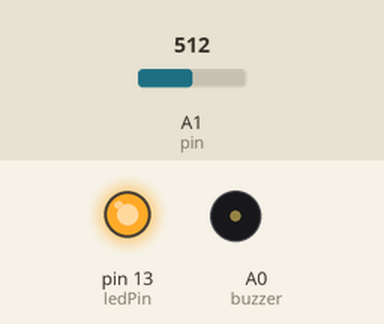
Recording of a sketch running on a simulated Arduino Leonardo, built with avr-gcc and run on an emulated ATmega32U4. On the bench: output pins drawn as LEDs (lit = HIGH), buzzer (waves = sounding, pin HIGH). Inputs (shaded band) come from the test bench; at power-on: A1 (pin) = 512. What the sketch prints to the serial monitor is not drawn.

Above: at 0.1 s.
Timing chart, 0 to 1.6 s (numbered marks = the images above):
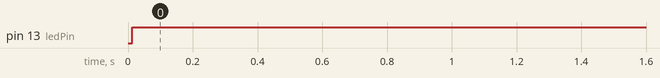

The sketch:

IndoorTemperatureMonitor.ino
```cpp
#include <Arduino_FreeRTOS.h>
#include <semphr.h>

// Declare a mutex Semaphore Handle which we will use to manage the Serial Port.
// It will be used to ensure only only one Task is accessing this resource at any time.
SemaphoreHandle_t xSerialSemaphore;

// define tasks
void TemperatureSensorOn(void *pvParameters);
void BuzzerOn(void *pvParameters);
void LEDOn(void *pvParameters);

// Declare the virtual/real temperature.
float temp;

void setup() {

  Serial.begin(9600);

  while (!Serial) {
    ; // wait for serial port to connect. Needed for native USB, on LEONARDO, MICRO, YUN, and other 32u4 based boards.
  }

  if (xSerialSemaphore == NULL)  // Check to confirm that the Serial Semaphore has not already been created.
  {
    xSerialSemaphore = xSemaphoreCreateMutex();  // Create a mutex semaphore we will use to manage the Serial Port
    if ((xSerialSemaphore) != NULL)
      xSemaphoreGive((xSerialSemaphore));  // Make the Serial Port available for use, by "Giving" the Semaphore.
  }

  // Set up the tasks
  xTaskCreate(
    TemperatureSensorOn
    , (const portCHAR *)"Turn on temperature sensor"
    , 128  // This stack size can be checked & adjusted by reading the Stack Highwater
    , NULL
    , 2  // Priority 2
    , NULL );

  xTaskCreate(
    BuzzerOn
    , (const portCHAR *) "Turn on buzzer"
    , 128  // Stack size
    , NULL
    , 1  // Priority
    , NULL );

  xTaskCreate(
    LEDOn
    , (const portCHAR *) "Turn on LED"
    , 128  // Stack size
    , NULL
    , 3  // Priority
    , NULL );
}

void loop()
{

}

/*--------------------------------------------------*/
/*---------------------- Tasks ---------------------*/
/*--------------------------------------------------*/

void TemperatureSensorOn(void *pvParameters __attribute__((unused)))
{
  int pin = A1;

  for (;;)
  {
    if (xSemaphoreTake(xSerialSemaphore, (TickType_t)5) == pdTRUE)
    {
      float vtemp = analogRead(pin); // save the simulated value in A1
      temp = (float) vtemp/1023*500; // convert the virtual temperature to the real one
      Serial.print("Temporature: ");
      Serial.println(temp);
      xSemaphoreGive(xSerialSemaphore);
    }
    vTaskDelay(1);
  }

}

void BuzzerOn(void *pvParameters __attribute__((unused)))
{
  int buzzer = A0;
  pinMode(buzzer, OUTPUT);

  for (;;)
  {
    if (xSemaphoreTake(xSerialSemaphore, (TickType_t)5) == pdTRUE)
    {
        if (temp < 18 || temp > 30)
        {
          analogWrite(buzzer, 40);
          Serial.println("Turn on buzzer...");
        }
        xSemaphoreGive(xSerialSemaphore);
    }
    vTaskDelay(5);
  }

}


void LEDOn(void *pvParameters __attribute__((unused)) )
{
  int ledPin = 13;
  pinMode(ledPin, OUTPUT);

  for (;;)
  {
    if (xSemaphoreTake(xSerialSemaphore, (TickType_t)5) == pdTRUE)
    {
      digitalWrite(ledPin, HIGH);
      Serial.println("Turn on LED...");
      xSemaphoreGive(xSerialSemaphore);
    }

    vTaskDelay(1);
  }

}
```

Measured:
- by itself, pin 13 (ledPin): LOW → HIGH at 0.01 s
